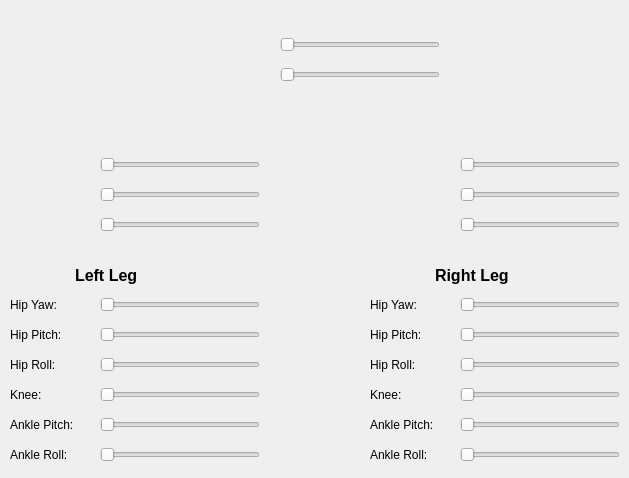
    <widget class="QWidget" name="tabJoints">
     <attribute name="title">
      <string>Joints</string>
     </attribute>
     <widget class="QSlider" name="hsLegLeftHipYaw">
      <property name="geometry">
       <rect>
        <x>100</x>
        <y>290</y>
        <width>160</width>
        <height>29</height>
       </rect>
      </property>
      <property name="orientation">
       <enum>Qt::Horizontal</enum>
      </property>
     </widget>
     <widget class="QSlider" name="hsLegLeftHipPitch">
      <property name="geometry">
       <rect>
        <x>100</x>
        <y>320</y>
        <width>160</width>
        <height>29</height>
       </rect>
      </property>
      <property name="orientation">
       <enum>Qt::Horizontal</enum>
      </property>
     </widget>
     <widget class="QSlider" name="hsLegLeftHipRoll">
      <property name="geometry">
       <rect>
        <x>100</x>
        <y>350</y>
        <width>160</width>
        <height>29</height>
       </rect>
      </property>
      <property name="orientation">
       <enum>Qt::Horizontal</enum>
      </property>
     </widget>
     <widget class="QSlider" name="hsLegLeftKnee">
      <property name="geometry">
       <rect>
        <x>100</x>
        <y>380</y>
        <width>160</width>
        <height>29</height>
       </rect>
      </property>
      <property name="orientation">
       <enum>Qt::Horizontal</enum>
      </property>
     </widget>
     <widget class="QSlider" name="hsLegLeftAnklePitch">
      <property name="geometry">
       <rect>
        <x>100</x>
        <y>410</y>
        <width>160</width>
        <height>29</height>
       </rect>
      </property>
      <property name="orientation">
       <enum>Qt::Horizontal</enum>
      </property>
     </widget>
     <widget class="QSlider" name="hsLegLeftAnkleRoll">
      <property name="geometry">
       <rect>
        <x>100</x>
        <y>440</y>
        <width>160</width>
        <height>29</height>
       </rect>
      </property>
      <property name="orientation">
       <enum>Qt::Horizontal</enum>
      </property>
     </widget>
     <widget class="QSlider" name="hsLegRightAnklePitch">
      <property name="geometry">
       <rect>
        <x>460</x>
        <y>410</y>
        <width>160</width>
        <height>29</height>
       </rect>
      </property>
      <property name="orientation">
       <enum>Qt::Horizontal</enum>
      </property>
     </widget>
     <widget class="QSlider" name="hsLegRightHipRoll">
      <property name="geometry">
       <rect>
        <x>460</x>
        <y>350</y>
        <width>160</width>
        <height>29</height>
       </rect>
      </property>
      <property name="orientation">
       <enum>Qt::Horizontal</enum>
      </property>
     </widget>
     <widget class="QSlider" name="hsLegRightKnee">
      <property name="geometry">
       <rect>
        <x>460</x>
        <y>380</y>
        <width>160</width>
        <height>29</height>
       </rect>
      </property>
      <property name="orientation">
       <enum>Qt::Horizontal</enum>
      </property>
     </widget>
     <widget class="QSlider" name="hsLegRightHipYaw">
      <property name="geometry">
       <rect>
        <x>460</x>
        <y>290</y>
        <width>160</width>
        <height>29</height>
       </rect>
      </property>
      <property name="orientation">
       <enum>Qt::Horizontal</enum>
      </property>
     </widget>
     <widget class="QSlider" name="hsLegRightHipPitch">
      <property name="geometry">
       <rect>
        <x>460</x>
        <y>320</y>
        <width>160</width>
        <height>29</height>
       </rect>
      </property>
      <property name="orientation">
       <enum>Qt::Horizontal</enum>
      </property>
     </widget>
     <widget class="QSlider" name="hsLegRightAnkleRoll">
      <property name="geometry">
       <rect>
        <x>460</x>
        <y>440</y>
        <width>160</width>
        <height>29</height>
       </rect>
      </property>
      <property name="orientation">
       <enum>Qt::Horizontal</enum>
      </property>
     </widget>
     <widget class="QLabel" name="lblLegLeftHipYaw">
      <property name="geometry">
       <rect>
        <x>10</x>
        <y>290</y>
        <width>67</width>
        <height>29</height>
       </rect>
      </property>
      <property name="text">
       <string>Hip Yaw:</string>
      </property>
     </widget>
     <widget class="QLabel" name="lblLegLeftHipPitch">
      <property name="geometry">
       <rect>
        <x>10</x>
        <y>320</y>
        <width>67</width>
        <height>29</height>
       </rect>
      </property>
      <property name="text">
       <string>Hip Pitch:</string>
      </property>
     </widget>
     <widget class="QLabel" name="lblLegLeftHipRoll">
      <property name="geometry">
       <rect>
        <x>10</x>
        <y>350</y>
        <width>67</width>
        <height>29</height>
       </rect>
      </property>
      <property name="text">
       <string>Hip Roll:</string>
      </property>
     </widget>
     <widget class="QLabel" name="lblLegLeftKnee">
      <property name="geometry">
       <rect>
        <x>10</x>
        <y>380</y>
        <width>67</width>
        <height>29</height>
       </rect>
      </property>
      <property name="text">
       <string>Knee:</string>
      </property>
     </widget>
     <widget class="QLabel" name="lblLegLeftAnklePitch">
      <property name="geometry">
       <rect>
        <x>10</x>
        <y>410</y>
        <width>81</width>
        <height>29</height>
       </rect>
      </property>
      <property name="text">
       <string>Ankle Pitch:</string>
      </property>
     </widget>
     <widget class="QLabel" name="lblLegLeftAnkleRoll">
      <property name="geometry">
       <rect>
        <x>10</x>
        <y>440</y>
        <width>81</width>
        <height>29</height>
       </rect>
      </property>
      <property name="text">
       <string>Ankle Roll:</string>
      </property>
     </widget>
     <widget class="QLabel" name="lblLegLeftHipRoll_2">
      <property name="geometry">
       <rect>
        <x>370</x>
        <y>350</y>
        <width>67</width>
        <height>29</height>
       </rect>
      </property>
      <property name="text">
       <string>Hip Roll:</string>
      </property>
     </widget>
     <widget class="QLabel" name="lblLegLeftAnkleRoll_2">
      <property name="geometry">
       <rect>
        <x>370</x>
        <y>440</y>
        <width>81</width>
        <height>29</height>
       </rect>
      </property>
      <property name="text">
       <string>Ankle Roll:</string>
      </property>
     </widget>
     <widget class="QLabel" name="lblLegLeftHipPitch_2">
      <property name="geometry">
       <rect>
        <x>370</x>
        <y>320</y>
        <width>67</width>
        <height>29</height>
       </rect>
      </property>
      <property name="text">
       <string>Hip Pitch:</string>
      </property>
     </widget>
     <widget class="QLabel" name="lblLegLeftAnklePitch_2">
      <property name="geometry">
       <rect>
        <x>370</x>
        <y>410</y>
        <width>81</width>
        <height>29</height>
       </rect>
      </property>
      <property name="text">
       <string>Ankle Pitch:</string>
      </property>
     </widget>
     <widget class="QLabel" name="lblLegLeftKnee_2">
      <property name="geometry">
       <rect>
        <x>370</x>
        <y>380</y>
        <width>67</width>
        <height>29</height>
       </rect>
      </property>
      <property name="text">
       <string>Knee:</string>
      </property>
     </widget>
     <widget class="QLabel" name="lblLegLeftHipYaw_2">
      <property name="geometry">
       <rect>
        <x>370</x>
        <y>290</y>
        <width>67</width>
        <height>29</height>
       </rect>
      </property>
      <property name="text">
       <string>Hip Yaw:</string>
      </property>
     </widget>
     <widget class="QSlider" name="horizontalSlider_13">
      <property name="geometry">
       <rect>
        <x>100</x>
        <y>210</y>
        <width>160</width>
        <height>29</height>
       </rect>
      </property>
      <property name="orientation">
       <enum>Qt::Horizontal</enum>
      </property>
     </widget>
     <widget class="QSlider" name="hsArmLeft">
      <property name="geometry">
       <rect>
        <x>100</x>
        <y>150</y>
        <width>160</width>
        <height>29</height>
       </rect>
      </property>
      <property name="orientation">
       <enum>Qt::Horizontal</enum>
      </property>
     </widget>
     <widget class="QSlider" name="horizontalSlider_15">
      <property name="geometry">
       <rect>
        <x>100</x>
        <y>180</y>
        <width>160</width>
        <height>29</height>
       </rect>
      </property>
      <property name="orientation">
       <enum>Qt::Horizontal</enum>
      </property>
     </widget>
     <widget class="QSlider" name="horizontalSlider_16">
      <property name="geometry">
       <rect>
        <x>460</x>
        <y>210</y>
        <width>160</width>
        <height>29</height>
       </rect>
      </property>
      <property name="orientation">
       <enum>Qt::Horizontal</enum>
      </property>
     </widget>
     <widget class="QSlider" name="horizontalSlider_17">
      <property name="geometry">
       <rect>
        <x>460</x>
        <y>150</y>
        <width>160</width>
        <height>29</height>
       </rect>
      </property>
      <property name="orientation">
       <enum>Qt::Horizontal</enum>
      </property>
     </widget>
     <widget class="QSlider" name="horizontalSlider_18">
      <property name="geometry">
       <rect>
        <x>460</x>
        <y>180</y>
        <width>160</width>
        <height>29</height>
       </rect>
      </property>
      <property name="orientation">
       <enum>Qt::Horizontal</enum>
      </property>
     </widget>
     <widget class="QSlider" name="horizontalSlider_19">
      <property name="geometry">
       <rect>
        <x>280</x>
        <y>60</y>
        <width>160</width>
        <height>29</height>
       </rect>
      </property>
      <property name="orientation">
       <enum>Qt::Horizontal</enum>
      </property>
     </widget>
     <widget class="QSlider" name="horizontalSlider_20">
      <property name="geometry">
       <rect>
        <x>280</x>
        <y>30</y>
        <width>160</width>
        <height>29</height>
       </rect>
      </property>
      <property name="orientation">
       <enum>Qt::Horizontal</enum>
      </property>
     </widget>
     <widget class="QLabel" name="label_10">
      <property name="geometry">
       <rect>
        <x>75</x>
        <y>265</y>
        <width>67</width>
        <height>21</height>
       </rect>
      </property>
      <property name="text">
       <string>&lt;html&gt;&lt;head/&gt;&lt;body&gt;&lt;p&gt;&lt;span style=&quot; font-size:12pt; font-weight:600;&quot;&gt;Left Leg&lt;/span&gt;&lt;/p&gt;&lt;/body&gt;&lt;/html&gt;</string>
      </property>
      <property name="textFormat">
       <enum>Qt::RichText</enum>
      </property>
     </widget>
     <widget class="QLabel" name="label_11">
      <property name="geometry">
       <rect>
        <x>435</x>
        <y>265</y>
        <width>81</width>
        <height>21</height>
       </rect>
      </property>
      <property name="text">
       <string>&lt;html&gt;&lt;head/&gt;&lt;body&gt;&lt;p&gt;&lt;span style=&quot; font-size:12pt; font-weight:600;&quot;&gt;Right Leg&lt;/span&gt;&lt;/p&gt;&lt;/body&gt;&lt;/html&gt;</string>
      </property>
      <property name="textFormat">
       <enum>Qt::RichText</enum>
      </property>
     </widget>
    </widget>
